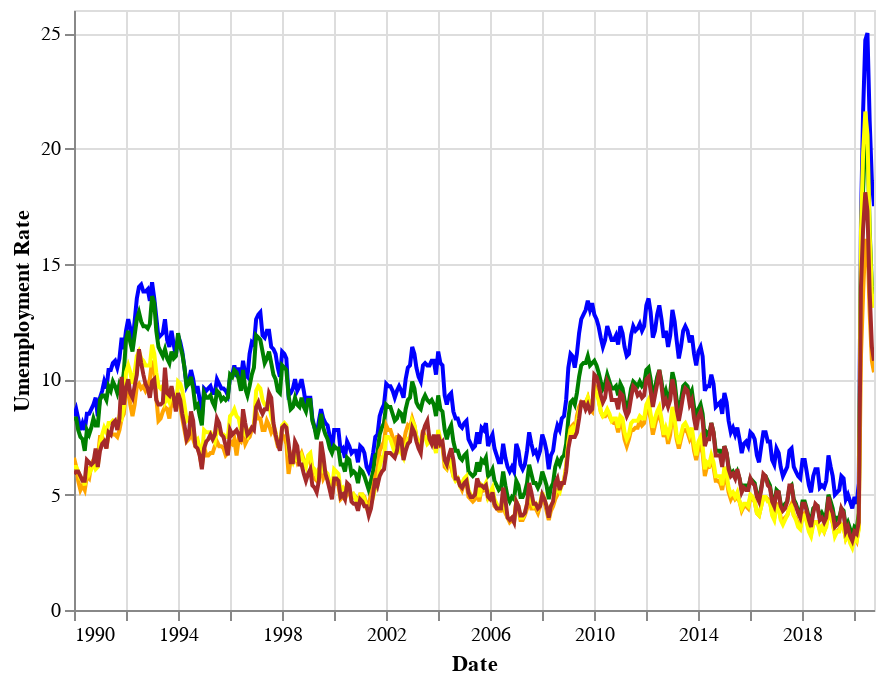

Here is the notebook cell this chart was saved with:
### Code cell
plot_bronx = alt.Chart(unemployment_bronx).mark_line().encode(
    x='Date',
    y='Umemployment Rate',
    tooltip=[
        'Date:T',
        'Umemployment Rate:Q'
    ],
    color=alt.value('blue')
).interactive()

plot_kings = alt.Chart(unemployment_kings).mark_line().encode(
    x='Date',
    y='Umemployment Rate',
    tooltip=[
        'Date:T',
        'Umemployment Rate:Q'
    ],
    color=alt.value('green')
).interactive()

plot_newyork = alt.Chart(unemployment_newyork).mark_line().encode(
    x='Date',
    y='Umemployment Rate',
    tooltip=[
        'Date:T',
        'Umemployment Rate:Q'
    ],
    color=alt.value('orange')
).interactive()

plot_queens = alt.Chart(unemployment_queens).mark_line().encode(
    x='Date',
    y='Umemployment Rate',
    tooltip=[
        'Date:T',
        'Umemployment Rate:Q'
    ],
    color=alt.value('yellow')
).interactive()

plot_richmond = alt.Chart(unemployment_richmond).mark_line().encode(
    x='Date',
    y='Umemployment Rate',
    tooltip=[
        'Date:T',
        'Umemployment Rate:Q'
    ],
    color=alt.value('brown')
).interactive()


plot_bronx + plot_kings + plot_newyork + plot_queens + plot_richmond

### Figure 1 — Vega-Lite specification as saved in the notebook (floating-point values rounded to 4 significant figures; data arrays with more than 128 entries replaced by an {"elided": "..."} marker saying what was removed)
{"config": {"view": {"continuousWidth": 400, "continuousHeight": 300}}, "layer": [{"data": {"name": "data-6bd64ecb3775dbd1d2ab553ef83abf89"}, "mark": "line", "encoding": {"color": {"value": "blue"}, "tooltip": [{"type": "temporal", "field": "Date"}, {"type": "quantitative", "field": "Umemployment Rate"}], "x": {"type": "temporal", "field": "Date"}, "y": {"type": "quantitative", "field": "Umemployment Rate"}}, "selection": {"selector011": {"type": "interval", "bind": "scales", "encodings": ["x", "y"]}}}, {"data": {"name": "data-0a68a03196c58624eed91c1fee899628"}, "mark": "line", "encoding": {"color": {"value": "green"}, "tooltip": [{"type": "temporal", "field": "Date"}, {"type": "quantitative", "field": "Umemployment Rate"}], "x": {"type": "temporal", "field": "Date"}, "y": {"type": "quantitative", "field": "Umemployment Rate"}}, "selection": {"selector012": {"type": "interval", "bind": "scales", "encodings": ["x", "y"]}}}, {"data": {"name": "data-37b9727869d19cdb7cc34fbd892e6af9"}, "mark": "line", "encoding": {"color": {"value": "orange"}, "tooltip": [{"type": "temporal", "field": "Date"}, {"type": "quantitative", "field": "Umemployment Rate"}], "x": {"type": "temporal", "field": "Date"}, "y": {"type": "quantitative", "field": "Umemployment Rate"}}, "selection": {"selector013": {"type": "interval", "bind": "scales", "encodings": ["x", "y"]}}}, {"data": {"name": "data-82998665e61c9e38ab9e3c85651739d4"}, "mark": "line", "encoding": {"color": {"value": "yellow"}, "tooltip": [{"type": "temporal", "field": "Date"}, {"type": "quantitative", "field": "Umemployment Rate"}], "x": {"type": "temporal", "field": "Date"}, "y": {"type": "quantitative", "field": "Umemployment Rate"}}, "selection": {"selector014": {"type": "interval", "bind": "scales", "encodings": ["x", "y"]}}}, {"data": {"name": "data-f0fc357a0b79e271a173e284ec231a34"}, "mark": "line", "encoding": {"color": {"value": "brown"}, "tooltip": [{"type": "temporal", "field": "Date"}, {"type": "quantitative", "field": "Umemployment Rate"}], "x": {"type": "temporal", "field": "Date"}, "y": {"type": "quantitative", "field": "Umemployment Rate"}}, "selection": {"selector015": {"type": "interval", "bind": "scales", "encodings": ["x", "y"]}}}], "$schema": "https://vega.github.io/schema/vega-lite/v4.8.1.json", "datasets": {"data-6bd64ecb3775dbd1d2ab553ef83abf89": {"elided": "370 records"}, "data-0a68a03196c58624eed91c1fee899628": {"elided": "370 records"}, "data-37b9727869d19cdb7cc34fbd892e6af9": {"elided": "370 records"}, "data-82998665e61c9e38ab9e3c85651739d4": {"elided": "370 records"}, "data-f0fc357a0b79e271a173e284ec231a34": {"elided": "370 records"}}}
